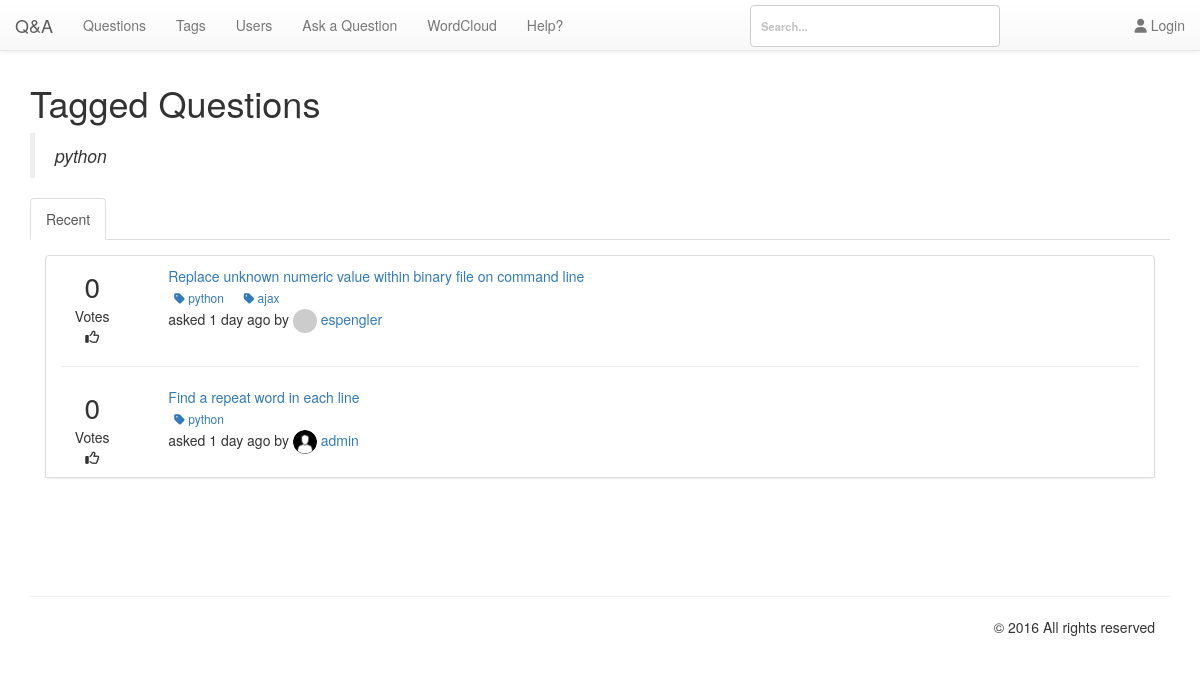
Screenshot of /pages/tags.php?tag=python with the database file from the repository.
### tables this page shows
CREATE TABLE `qa_posts` (
  `postid` int(10) UNSIGNED NOT NULL,
  `type` enum('Q','A','C','Q_HIDDEN','A_HIDDEN','C_HIDDEN','Q_QUEUED','A_QUEUED','C_QUEUED','NOTE') NOT NULL,
  `parentid` int(10) UNSIGNED DEFAULT NULL,
  `acount` smallint(5) UNSIGNED NOT NULL DEFAULT '0',
  `amaxvote` smallint(5) UNSIGNED NOT NULL DEFAULT '0',
  `userid` int(10) UNSIGNED DEFAULT NULL,
  `upvotes` smallint(5) UNSIGNED NOT NULL DEFAULT '0',
  `downvotes` smallint(5) UNSIGNED NOT NULL DEFAULT '0',
  `netvotes` smallint(6) NOT NULL DEFAULT '0',
  `views` int(10) UNSIGNED NOT NULL DEFAULT '0',
  `flagged` tinyint(1) NOT NULL,
  `flag_id` int(11) NOT NULL DEFAULT '0',
  `flagcount` tinyint(3) UNSIGNED NOT NULL DEFAULT '0',
  `format` varchar(20) NOT NULL DEFAULT '',
  `created` datetime NOT NULL,
  `updated` datetime DEFAULT NULL,
  `title` varchar(800) DEFAULT NULL,
  `content` varchar(8000) DEFAULT NULL,
  `tags` varchar(800) DEFAULT NULL,
  `selects` tinyint(1) DEFAULT NULL,
  `s_userid` tinyint(4) NOT NULL
);

CREATE TABLE `qa_tagwords` (
  `postid` int(10) UNSIGNED NOT NULL,
  `wordid` int(10) UNSIGNED NOT NULL
);

CREATE TABLE `qa_words` (
  `wordid` int(10) UNSIGNED NOT NULL,
  `word` varchar(80) NOT NULL,
  `titlecount` int(10) UNSIGNED NOT NULL DEFAULT '0',
  `contentcount` int(10) UNSIGNED NOT NULL DEFAULT '0',
  `tagwordcount` int(10) UNSIGNED NOT NULL DEFAULT '0',
  `tagcount` int(10) UNSIGNED NOT NULL DEFAULT '0'
);

CREATE TABLE `qa_users` (
  `userid` int(10) UNSIGNED NOT NULL,
  `created` datetime NOT NULL,
  `email` varchar(80) NOT NULL,
  `handle` varchar(20) NOT NULL,
  `avatarblobid` bigint(20) UNSIGNED DEFAULT NULL,
  `avatarwidth` smallint(5) UNSIGNED DEFAULT NULL,
  `avatarheight` smallint(5) UNSIGNED DEFAULT NULL,
  `passcheck` text,
  `loggedin` datetime NOT NULL
);

CREATE TABLE `qa_blobs` (
  `blobid` bigint(20) UNSIGNED NOT NULL,
  `filename` varchar(255) DEFAULT NULL,
  `userid` int(10) UNSIGNED NOT NULL,
  `gravatar` tinyint(1) NOT NULL,
  `created` datetime DEFAULT NULL
);

### db/db.php (called while the page is built, shortened)
<?php
class Db {
	protected static $connection;
	public function connect() {
		if(!isset(self::$connection)) {
			self::$connection = new mysqli('localhost','admin','M0n@rch$','cs518');
		}
		return self::$connection;
	}
	public function query($query) {
		$connection = $this -> connect();
		$result = $connection -> query($query);
		return $result;
	}
	public function select($query) {
		$rows = array();
		$result = $this -> query($query);
		while ($row = $result -> fetch_assoc()) {
			$rows[] = $row;
		}
		return $rows;
	}
}

### app/time.php (called while the page is built)
<?php
function time_elapsed_string($datetime, $full = false) {
    $now = new DateTime;
    $ago = new DateTime($datetime);
    $diff = $now->diff($ago);
    $diff->w = floor($diff->d / 7);
    $diff->d -= $diff->w * 7;
    $string = array(
        'y' => 'year',
        'm' => 'month',
        'w' => 'week',
        'd' => 'day',
        'h' => 'hour',
        'i' => 'minute',
        's' => 'second',
    );
    foreach ($string as $k => &$v) {
        if ($diff->$k) {
            $v = $diff->$k . ' ' . $v . ($diff->$k > 1 ? 's' : '');
        } else {
            unset($string[$k]);
        }
    }
    if (!$full) $string = array_slice($string, 0, 1);
    return $string ? implode(', ', $string) . ' ago' : 'just now';
}
?>

### pages/tags.php (the view, shortened to what this page needs)
<?php
include ("header.php");
include ("navbar.php");
include_once ($_SERVER['DOCUMENT_ROOT']."/db/db.php");
include $_SERVER['DOCUMENT_ROOT'].'/app/time.php';
require_once $_SERVER['DOCUMENT_ROOT'].'/nbbc/nbbc.php';
$bbcode = new BBCode;
$connection = new Db();
if (isset($_GET['tag'])):
$tag = $_GET['tag'];
?>
<div class="container">
  <div id="content">
    <h1>Tagged Questions  </h1><blockquote>
      <em> <?php echo $tag; ?></em>
    </blockquote>
      <ul id="tabs" class="nav nav-tabs" data-tabs="tabs">
          <li class="active"><a href="#red" data-toggle="tab">Recent</a></li>
      </ul>
      <div id="my-tab-content" class="tab-content">
          <div class="tab-pane active" id="red">
            <div class="panel-body">
                <ul class="list-group">
                                  <li class="list-group-item">
<?php
$red = $connection -> select("SELECT `title`,`content`,`qa_posts`.`created`, `qa_posts`.`postid`, `qa_posts`.`acount`, `qa_users`.`handle`, `netvotes`,`avatarblobid` FROM `qa_posts` LEFT JOIN `qa_users` ON `qa_posts`.`userid` = `qa_users`.`userid`  WHERE `type`='Q' AND `tags` LIKE '%".$tag."%' ORDER BY `qa_posts`.`created` DESC;");
$hrred = (int)count($red);
 foreach ($red as $key => $value):
   $profile = $connection -> select("SELECT `filename`, `qa_users`.`handle`, `gravatar` FROM `qa_users` INNER JOIN `qa_blobs` ON `qa_users`.`avatarblobid` = `qa_blobs`.`blobid` WHERE `qa_blobs`.blobid=".$value['avatarblobid'].";");
   if(count($profile) == 1){
   foreach ($profile as $key => $val){
    $pic = $val['filename'];
    $na = $val['handle'];
    if ($val['gravatar'] == 0) {
      $pic =	"<img src='/img/uploads/".$val['filename']."' class='img-circle' style='width:24px;height:24px;' title='".$val['handle']."'/>";
    } else {
      $pic =	"<img src='".$val['filename']."' class='img-circle' style='width:24px;height:24px;' title='".$val['handle']."'/>";
    }
    }
 }
   ?>
  <div class="row">
    <div class="col-xs-2 col-md-1">
        <div class="text-center fa-2x"><?php  echo $value['netvotes']; ?>
        </div>
        <div class="text-center">Votes</div>
        <div class="text-center"><i class="fa fa-thumbs-o-up" aria-hidden="true"></i></div>
      </div>
      <div class="col-xs-10 col-md-11">
          <div class="col-xs-10 col-md-11">
              <a href="/pages/questions.php?qa=<?php echo $value['postid']; ?>"><?php echo html_entity_decode($bbcode->Parse($value['title'])); ?>
                  </a>
                  <div class="action">
                  <?php
                  $tags = $connection -> select("SELECT `qa_tagwords`.`postid`, `qa_tagwords`.`wordid`, `word` FROM `qa_tagwords` INNER JOIN `qa_words` ON `qa_words`.`wordid` = `qa_tagwords`.`wordid` WHERE `qa_tagwords`.`postid` = ".$value['postid'].";");
                  foreach ($tags as $key => $tagv) {
                    echo '<a href="/pages/tags.php?tag='.$tagv['word'].'" class="btn btn-labeled btn-xs" title="Edit">
                        <i class="fa fa-tag" aria-hidden="true"></i>&nbsp;'.$tagv['word'].'
                    </a>&nbsp;&nbsp;';
                    }
                   ?>
                  </div>
              <div class="footer content">
                  asked <?php echo time_elapsed_string($value['created']); echo " by  <a href='/pages/users.php?handle=".$na."'>".$pic."&nbsp;".$value['handle']."</a>"; ?>
              </div>
          </div>
      </div>
  </div>
  <?php
    if($hrred != 1){
      echo '<hr>';
    $hrred--;
  }
endforeach; ?>
</li>
</div>
</div>
</div>
</div>
</div>
<?php endif; ?>
<?php include_once 'footer.php';?>

### nbbc/nbbc.php (shortened to what this page needs)
<?php
class BBCodeLexer {
var $state;
var $input;
var $ptr;
var $verbatim;
function BBCodeLexer($string, $tagmarker = '[') {
$regex_beginmarkers = Array( '[' => '\[', '<' => '<', '{' => '\{', '(' => '\(' );
$regex_endmarkers = Array( '[' => '\]', '<' => '>', '{' => '\}', '(' => '\)' );
$endmarkers = Array( '[' => ']', '<' => '>', '{' => '}', '(' => ')' );
$e = $regex_endmarkers[$tagmarker];
$b = $regex_beginmarkers[$tagmarker];
$this->pat_main = "/( "
. "{$b}"
. "(?! -- | ' | !-- | {$b}{$b} )"
. "(?: [^\\n\\r{$b}{$e}] | \\\" [^\\\"\\n\\r]* \\\" | \\' [^\\'\\n\\r]* \\' )*"
. "{$e}"
. "| {$b}{$b} (?: [^{$e}\\r\\n] | {$e}[^{$e}\\r\\n] )* {$e}{$e}"
. "| {$b} (?: -- | ' ) (?: [^{$e}\\n\\r]* ) {$e}"
. "| {$b}!-- (?: [^-] | -[^-] | --[^{$e}] )* --{$e}"
. "| -----+"
. "| \\x0D\\x0A | \\x0A\\x0D | \\x0D | \\x0A"
. "| [\\x00-\\x09\\x0B-\\x0C\\x0E-\\x20]+(?=[\\x0D\\x0A{$b}]|-----|$)"
. "| (?<=[\\x0D\\x0A{$e}]|-----|^)[\\x00-\\x09\\x0B-\\x0C\\x0E-\\x20]+"
. " )/Dx";
$this->input = preg_split($this->pat_main, $string, -1, PREG_SPLIT_DELIM_CAPTURE);
$this->ptr = 0;
$this->unget = false;
$this->state = BBCODE_LEXSTATE_TEXT;
$this->verbatim = false;
}
function NextToken() {
while (true) {
if ($this->ptr >= count($this->input)) {
return $this->token = BBCODE_EOI;
}
$this->text = preg_replace("/[\\x00-\\x08\\x0B-\\x0C\\x0E-\\x1F]/", "",
$this->input[$this->ptr++]);
if ($this->verbatim) {
$this->tag = false;
if ($this->state == BBCODE_LEXSTATE_TEXT) {
$this->state = BBCODE_LEXSTATE_TAG;
$token_type = BBCODE_TEXT;
}
else {
$this->state = BBCODE_LEXSTATE_TEXT;
switch (ord(substr($this->text, 0, 1))) {
case 10:
case 13:
$token_type = BBCODE_NL;
break;
default:
$token_type = BBCODE_WS;
break;
case 45:
case 40:
case 60:
case 91:
case 123:
$token_type = BBCODE_TEXT;
break;
}
}
if (strlen($this->text) > 0)
return $this->token = $token_type;
}
else if ($this->state == BBCODE_LEXSTATE_TEXT) {
$this->state = BBCODE_LEXSTATE_TAG;
if (strlen($this->text) > 0)
return $this->token = BBCODE_TEXT;
}
}
}
}
class BBCode {
var $current_class;
var $root_class;
var $allow_ampersand;
var $tag_marker;
var $plain_mode;
var $detect_urls;
var $output_limit;
var $smileys;
var $smiley_regex;
var $enable_smileys;
var $debug;
function BBCode() {
$this->defaults = new BBCodeLibrary;
$this->smileys = $this->defaults->default_smileys;
$this->enable_smileys = true;
$this->smiley_regex = false;
$this->pre_trim = "";
$this->post_trim = "";
$this->root_class = 'block';
$this->tag_marker = '[';
$this->current_class = $this->root_class;
$this->debug = false;
$this->output_limit = 0;
$this->plain_mode = false;
$this->detect_urls = false;
}
function GetDefaultWikiURL() { return '/?page='; }
function GetDefaultLocalImgDir() { return "img"; }
function GetDefaultLocalImgURL() { return "img"; }
function GetDefaultRuleHTML() { return "\n<hr class=\"bbcode_rule\" />\n"; }
function GetDefaultSmileyDir() { return "smileys"; }
function GetDefaultSmileyURL() { return "smileys"; }
function HTMLEncode($string) {
if (!$this->allow_ampersand)
return htmlspecialchars($string);
else return str_replace(Array('<', '>', '"'),
Array('&lt;', '&gt;', '&quot;'), $string);
}
function FixupOutput($string) {
if (!$this->detect_urls) {
$output = $this->Internal_ProcessSmileys($string);
}
return $output;
}
function Internal_ProcessSmileys($string) {
if (!$this->enable_smileys || $this->plain_mode) {
$output = $this->HTMLEncode($string);
}
else {
$tokens = preg_split($this->smiley_regex, $string, -1, PREG_SPLIT_DELIM_CAPTURE);
if (count($tokens) <= 1) {
$output = $this->HTMLEncode($string);
}
}
return $output;
}
function Internal_RebuildSmileys() {
$regex = Array("/(?<![\\w])(");
$first = true;
foreach ($this->smileys as $code => $filename) {
if (!$first) $regex[] = "|";
$regex[] = preg_quote("$code", '/');
$first = false;
}
$regex[] = ")(?![\\w])/";
$this->smiley_regex = implode("", $regex);
}
function Internal_CollectTextReverse($array, $start = 0, $end = 0) {
for ($start = intval($start); $start >= $end; $start--)
print $array[$start][BBCODE_STACK_TEXT];
$output = ob_get_contents();
return $output;
}
function Internal_GenerateOutput($pos) {
$output = Array();
while (count($this->stack) > $pos) {
$token = array_pop($this->stack);
if ($token[BBCODE_STACK_TOKEN] != BBCODE_TAG) {
$output[] = $token;
}
}
return $output;
}
function Internal_ComputeCurrentClass() {
if (count($this->stack) > 0)
$this->current_class = $this->stack[count($this->stack)-1][BBCODE_STACK_CLASS];
else $this->current_class = $this->root_class;
}
function Parse($string) {
$this->lexer = new BBCodeLexer($string, $this->tag_marker);
$this->lexer->debug = $this->debug;
$old_output_limit = $this->output_limit;
$this->stack = Array();
while (true) {
if (($token_type = $this->lexer->NextToken()) == BBCODE_EOI) {
break;
}
switch ($token_type) {
case BBCODE_TEXT:
$this->stack[] = Array(
BBCODE_STACK_TOKEN => BBCODE_TEXT,
BBCODE_STACK_TEXT => $this->FixupOutput($this->lexer->text),
BBCODE_STACK_TAG => false,
BBCODE_STACK_CLASS => $this->current_class,
);
break;
}
}
$result = $this->Internal_GenerateOutput(0);
$result = $this->Internal_CollectTextReverse($result, count($result) - 1);
$this->output_limit = $old_output_limit;
return $result;
}
}

### css/style.css (style rules this page uses)
div.container a { text-decoration: none; }
.img-circle { border-radius: 20%; }
.img-circle { border-radius: 0; }
div.container { margin-top: 4.5em !important; }

### css/demo.css (style rules this page uses)
*, *:after, *:before { -webkit-box-sizing: border-box; box-sizing: border-box; }
body { background: #c1c1c1 url(../img/unsplash.jpg) no-repeat center bottom; color: #fff; font-size: 1em; font-family: 'Raleway', Arial, sans-serif; min-height: 500px; }
a { color: #fff; text-decoration: none; outline: none; }

### css/component.css (style rules this page uses)
html, body { height: 100%; }
body { overflow-x: hidden; overflow-y: scroll; }

### rows the page displays
qa_posts: netvotes "0", start "Replace unknown numeric value within binary file on command line", created "1 day ago", qa_users.handle "espengler"
qa_tagwords: wordid.word "python"
qa_tagwords: wordid.word "ajax"
qa_posts: netvotes "0", start "Find a repeat word in each line", created "1 day ago", qa_blobs.filename (picture), qa_users.handle "admin"
qa_tagwords: wordid.word "python"

### other values shown
$tag "python"
